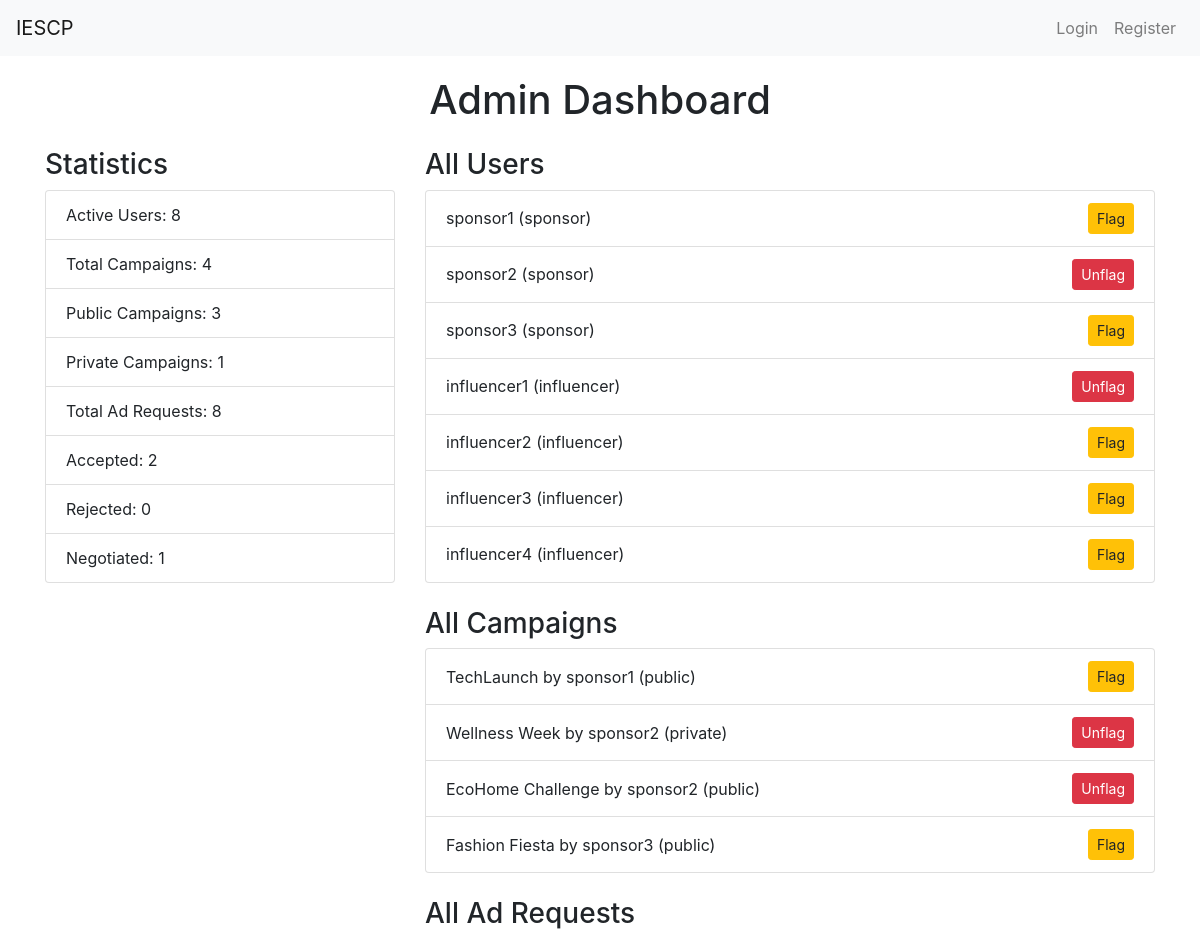
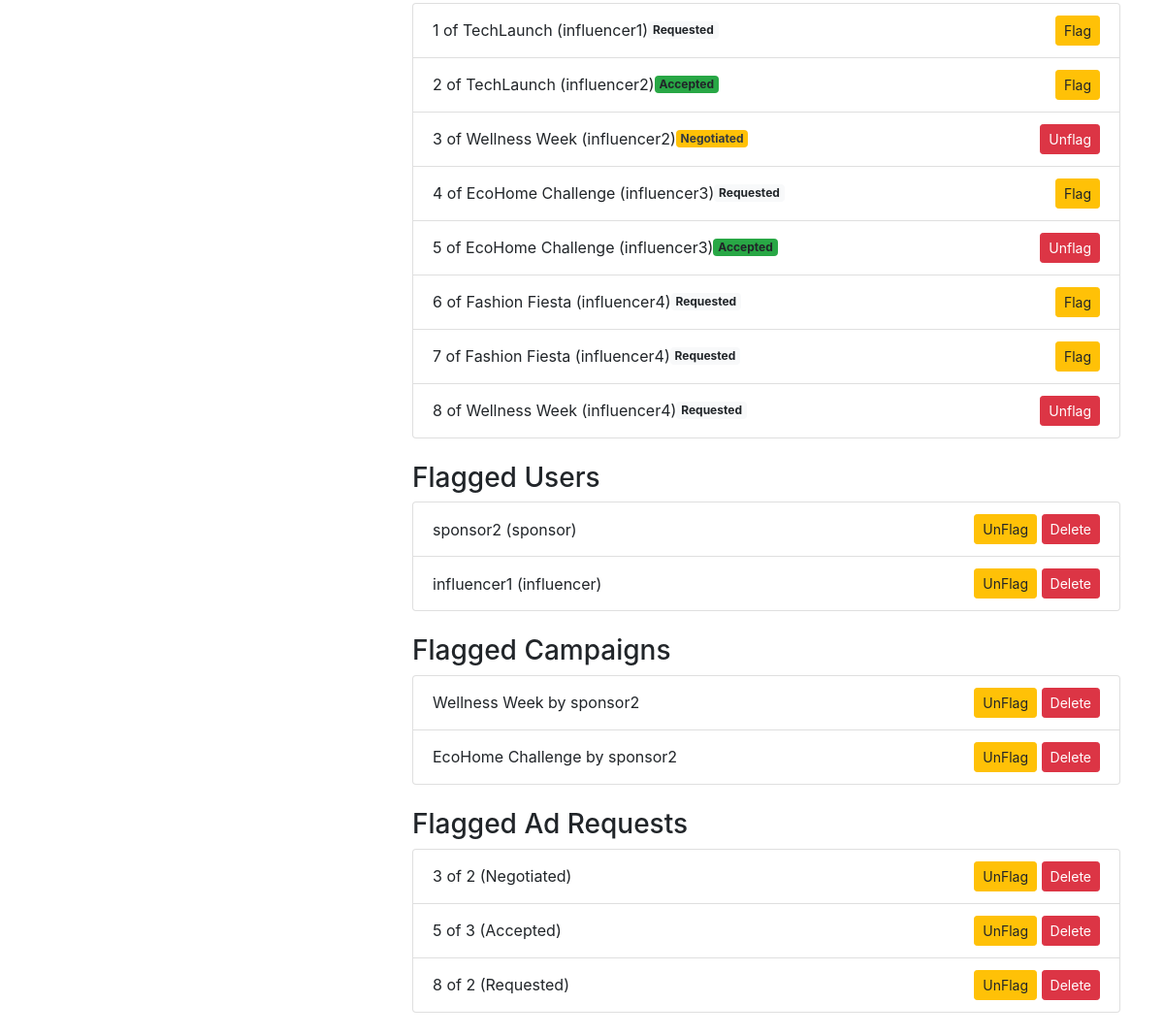
Page /admin_dashboard on the committed database (2 pictures, top to bottom).
### app.py (models this page shows, shortened)
class User(UserMixin, db.Model):
    id = db.Column(db.Integer, primary_key=True)
    username = db.Column(db.String(50), unique=True, nullable=False)
    email = db.Column(db.String(120), unique=True, nullable=False)
    password = db.Column(db.String(200), nullable=False)
    role = db.Column(db.String(20), nullable=False)  # 'admin', 'sponsor', 'influencer'
    flagged = db.Column(db.Boolean, default=False)  # Flag for inappropriate users
    campaigns = db.relationship('Campaign', backref='owner', lazy=True, cascade='all, delete-orphan')
    ad_requests = db.relationship('AdRequest', backref='influencer', lazy=True, cascade='all, delete-orphan')
    company_name = db.Column(db.String(100))
    industry = db.Column(db.String(100))
    budget = db.Column(db.Integer)
    category = db.Column(db.String(100)) # Health, Gaming, etc.
    niche = db.Column(db.String(100))
    followers = db.Column(db.Integer)
    platform = db.Column(db.String(10))

class Campaign(db.Model):
    id = db.Column(db.Integer, primary_key=True)
    name = db.Column(db.String(100), nullable=False)
    description = db.Column(db.String(200))
    start_date = db.Column(db.DateTime, default=db.func.current_timestamp())
    end_date = db.Column(db.DateTime)
    niche = db.Column(db.String(100))
    budget = db.Column(db.Float, nullable=False)
    owner_id = db.Column(db.Integer, db.ForeignKey('user.id', ondelete='CASCADE'), nullable=False)
    visibility = db.Column(db.String(10))  # 'public' or 'private'
    flagged = db.Column(db.Boolean, default=False)
    ad_requests = db.relationship('AdRequest', backref='campaign', lazy=True, cascade='all, delete-orphan')

class AdRequest(db.Model):
    id = db.Column(db.Integer, primary_key=True)
    campaign_id = db.Column(db.Integer, db.ForeignKey('campaign.id', ondelete='CASCADE'), nullable=False)
    influencer_id = db.Column(db.Integer, db.ForeignKey('user.id', ondelete='CASCADE'), nullable=False)
    messages = db.Column(db.Text)
    requirements = db.Column(db.Text)
    payment_amount = db.Column(db.Integer)
    negotiation_comment = db.Column(db.Text, nullable=True)
    status = db.Column(db.String(20), nullable=False, default='Requested')
    flagged = db.Column(db.Boolean, default=False)

### app.py (the view)
@app.route('/admin_dashboard')
def admin_dashboard():
    users = User.query.all()
    campaigns = Campaign.query.all()
    ad_requests = AdRequest.query.all()
    flagged_users = User.query.filter_by(flagged=True).all()
    flagged_campaigns = Campaign.query.filter_by(flagged=True).all()
    flagged_ad_requests = AdRequest.query.filter_by(flagged=True).all()
    statistics = {
        'active_users': User.query.count(),  # Fixed to show total users
        'total_campaigns': Campaign.query.count(),
        'public_campaigns': Campaign.query.filter_by(visibility='public').count(),
        'private_campaigns': Campaign.query.filter_by(visibility='private').count(),
        'total_ad_requests': AdRequest.query.count(),
        'accepted_requests': AdRequest.query.filter_by(status='Accepted').count(),
        'rejected_requests': AdRequest.query.filter_by(status='Rejected').count(),
        'negotiated_requests': AdRequest.query.filter_by(status='Negotiated').count(),
    }
    return render_template(
        'admin_dashboard.html',
        users=users,
        campaigns=campaigns,
        ad_requests=ad_requests,
        flagged_users=flagged_users,
        flagged_campaigns=flagged_campaigns,
        flagged_ad_requests=flagged_ad_requests,
        **statistics
    )

### templates/admin_dashboard.html (shortened to what this page needs)
{% extends "layout.html" %}
{% block content %}
<h1 class="text-center mb-4">Admin Dashboard</h1>
<div class="row">
    <div class="col-md-4">
        <h3>Statistics</h3>
        <ul class="list-group mb-4">
            <li class="list-group-item">Active Users: {{ active_users }}</li>
            <li class="list-group-item">Total Campaigns: {{ total_campaigns }}</li>
            <li class="list-group-item">Public Campaigns: {{ public_campaigns }}</li>
            <li class="list-group-item">Private Campaigns: {{ private_campaigns }}</li>
            <li class="list-group-item">Total Ad Requests: {{ total_ad_requests }}</li>
            <li class="list-group-item">Accepted: {{ accepted_requests }}</li>
            <li class="list-group-item">Rejected: {{ rejected_requests }}</li>
            <li class="list-group-item">Negotiated: {{ negotiated_requests }}</li>
        </ul>
    </div>
    <div class="col-md-8">
        <h3>All Users</h3>
        <ul class="list-group mb-4">
            {% for user in users %}
            {% if user.role!='admin' %}
            <li class="list-group-item d-flex justify-content-between align-items-center">
                {{ user.username }} ({{ user.role}})
                <div>
                    {% if user.flagged!=1 %}
                    <form method="POST" action="{{ url_for('flag_user', user_id=user.id) }}" class="d-inline">
                        <button type="submit" class="btn btn-warning btn-sm">Flag</button>
                    </form>
                    {% endif %}
                    {% if user.flagged %}
                    <form method="POST" action="{{ url_for('remove_flag_user', user_id=user.id) }}" class="d-inline">
                        <button type="submit" class="btn btn-danger btn-sm">Unflag</button>
                    </form>
                    {% endif %}
                </div>
            </li>
            {% endif %}
            {% else %}
            <li class="list-group-item">No users found.</li>
            {% endfor %}
        </ul>
        <h3>All Campaigns</h3>
        <ul class="list-group mb-4">
            {% for campaign in campaigns %}
            <li class="list-group-item d-flex justify-content-between align-items-center">
                {{ campaign.name }} by {{ campaign.owner.username }} ({{ campaign.visibility }})
                <div>
                    {% if campaign.flagged!=1 %}
                    <form method="POST" action="{{ url_for('flag_campaign', campaign_id=campaign.id) }}" class="d-inline">
                        <button type="submit" class="btn btn-warning btn-sm">Flag</button>
                    </form>
                    {% endif %}
                    {% if campaign.flagged %}
                    <form method="POST" action="{{ url_for('remove_flag_campaign', campaign_id=campaign.id) }}" class="d-inline">
                        <button type="submit" class="btn btn-danger btn-sm">Unflag</button>
                    </form>
                    {% endif %}
                </div>
            </li>
            {% else %}
            <li class="list-group-item">No campaigns found.</li>
            {% endfor %}
        </ul>
        <h3>All Ad Requests</h3>
        <ul class="list-group mb-4">
            {% for ad_request in ad_requests %}
            <li class="list-group-item d-flex justify-content-between align-items-center">
                <div class="d-flex flex-grow-1 align-items-center">
                    <span class="me-auto">{{ ad_request.id }} of {{ ad_request.campaign.name }} ({{ ad_request.influencer.username }})</span>
                    <span class="badge {% if ad_request.status == 'Accepted' %}bg-success{% elif ad_request.status == 'Rejected' %}bg-danger{% elif ad_request.status == 'Requested' %}bg-light{% elif ad_request.status == 'Negotiated' %}bg-warning text-dark{% endif %}">
                        {{ ad_request.status }}
                    </span>
                </div>
                <div>
                    {% if ad_request.flagged != 1 %}
                    <form method="POST" action="{{ url_for('flag_ad_request', ad_request_id=ad_request.id) }}" class="d-inline">
                        <button type="submit" class="btn btn-warning btn-sm">Flag</button>
                    </form>
                    {% endif %}
                    {% if ad_request.flagged %}
                    <form method="POST" action="{{ url_for('remove_flag_ad_request', ad_request_id=ad_request.id) }}" class="d-inline">
                        <button type="submit" class="btn btn-danger btn-sm">Unflag</button>
                    </form>
                    {% endif %}
                </div>
            </li>
            {% else %}
            <li class="list-group-item">No campaigns found.</li>
            {% endfor %}
        </ul>
        <h3>Flagged Users</h3>
        <ul class="list-group mb-4">
            {% for flagged_user in flagged_users %}
            <li class="list-group-item d-flex justify-content-between align-items-center">
                {{ flagged_user.username }} ({{ flagged_user.role }})
                <div>
                    <form method="POST" action="{{ url_for('remove_flag_user', user_id=flagged_user.id) }}" class="d-inline">
                        <button type="submit" class="btn btn-warning btn-sm">UnFlag</button>
                    </form>
                    <form method="POST" action="{{ url_for('delete_flagged_user', user_id=flagged_user.id) }}" class="d-inline">
                        <button type="submit" class="btn btn-danger btn-sm">Delete</button>
                    </form>
                </div>
            </li>
            {% else %}
            <li class="list-group-item">No flagged users.</li>
            {% endfor %}
        </ul>
        <h3>Flagged Campaigns</h3>
        <ul class="list-group mb-4">
            {% for flagged_campaign in flagged_campaigns %}
            <li class="list-group-item d-flex justify-content-between align-items-center">
                {{ flagged_campaign.name }} by {{ flagged_campaign.owner.username }}
                <div>
                    <form method="POST" action="{{ url_for('remove_flag_campaign', campaign_id=flagged_campaign.id) }}" class="d-inline">
                        <button type="submit" class="btn btn-warning btn-sm">UnFlag</button>
                    </form>
                    <form method="POST" action="{{ url_for('delete_flagged_campaign', campaign_id=flagged_campaign.id) }}" class="d-inline">
                        <button type="submit" class="btn btn-danger btn-sm">Delete</button>
                    </form>
                </div>
            </li>
            {% else %}
            <li class="list-group-item">No flagged campaigns.</li>
            {% endfor %}
        </ul>
        <h3>Flagged Ad Requests</h3>
        <ul class="list-group mb-4">
            {% for flagged_ad_request in flagged_ad_requests %}
            <li class="list-group-item d-flex justify-content-between align-items-center">
                {{ flagged_ad_request.id }} of {{ flagged_ad_request.campaign_id }} ({{ flagged_ad_request.status }})
                <div>
                    <form method="POST" action="{{ url_for('remove_flag_ad_request', ad_request_id=flagged_ad_request.id) }}" class="d-inline">
                        <button type="submit" class="btn btn-warning btn-sm">UnFlag</button>
                    </form>
                    <form method="POST" action="{{ url_for('delete_flagged_ad_request', ad_request_id=flagged_ad_request.id) }}" class="d-inline">
                        <button type="submit" class="btn btn-danger btn-sm">Delete</button>
                    </form>
                </div>
            </li>
            {% else %}
            <li class="list-group-item">No flagged ad requests.</li>
            {% endfor %}
        </ul>
    </div>
</div>
{% endblock %}

### templates/layout.html (shortened to what this page needs)
<!DOCTYPE html>
<html lang="en">
<head>
    <link rel="stylesheet" href="https://maxcdn.bootstrapcdn.com/bootstrap/4.5.2/css/bootstrap.min.css">
</head>
<body>
    <nav class="navbar navbar-expand-lg navbar-light bg-light">
        <a class="navbar-brand" href="{{ url_for('home') }}">IESCP</a>
        <div class="collapse navbar-collapse" id="navbarNav">
            <ul class="navbar-nav ml-auto">
                {% if current_user.is_authenticated %}
                    {% if current_user.role == 'admin' %}
                        <li class="nav-item">
                            <a class="nav-link" href="{{ url_for('admin_dashboard') }}">Dashboard</a>
                        </li>
                    {% elif current_user.role == 'sponsor' %}
                        <li class="nav-item">
                            <a class="nav-link" href="{{ url_for('sponsor_dashboard') }}">Dashboard</a>
                        </li>
                    {% elif current_user.role == 'influencer' %}
                        <li class="nav-item">
                            <a class="nav-link" href="{{ url_for('influencer_dashboard') }}">Dashboard</a>
                        </li>
                    {% endif %}
                    <li class="nav-item">
                        <a class="nav-link" href="{{ url_for('logout') }}">Logout</a>
                    </li>
                {% else %}
                    <li class="nav-item">
                        <a class="nav-link" href="{{ url_for('login') }}">Login</a>
                    </li>
                    <li class="nav-item">
                        <a class="nav-link" href="{{ url_for('register') }}">Register</a>
                    </li>
                {% endif %}
            </ul>
        </div>
    </nav>
    <div class="container">
        {% block content %}{% endblock %}
    </div>
</body>
</html>

### templates/layout.html (style rules this page uses)
.container { margin-top: 20px; }

### rows in the picture
User: username "sponsor1", role "sponsor"
User: username "sponsor2", role "sponsor"
User: username "sponsor3", role "sponsor"
User: username "influencer1", role "influencer"
User: username "influencer2", role "influencer"
User: username "influencer3", role "influencer"
User: username "influencer4", role "influencer"
Campaign: name "TechLaunch", owner.username "sponsor1", visibility "public"
Campaign: name "Wellness Week", owner.username "sponsor2", visibility "private"
Campaign: name "EcoHome Challenge", owner.username "sponsor2", visibility "public"
Campaign: name "Fashion Fiesta", owner.username "sponsor3", visibility "public"
AdRequest: id "1", campaign.name "TechLaunch", influencer.username "influencer1", status "Requested"
AdRequest: id "2", campaign.name "TechLaunch", influencer.username "influencer2", status "Accepted"
AdRequest: id "3", campaign.name "Wellness Week", influencer.username "influencer2", status "Negotiated", campaign_id "2"
AdRequest: id "4", campaign.name "EcoHome Challenge", influencer.username "influencer3", status "Requested"
AdRequest: id "5", campaign.name "EcoHome Challenge", influencer.username "influencer3", status "Accepted", campaign_id "3"
AdRequest: id "6", campaign.name "Fashion Fiesta", influencer.username "influencer4", status "Requested"
AdRequest: id "7", campaign.name "Fashion Fiesta", influencer.username "influencer4", status "Requested"
AdRequest: id "8", campaign.name "Wellness Week", influencer.username "influencer4", status "Requested", campaign_id "2"

### other values in the picture
{{ active_users }} "8"
{{ total_campaigns }} "4"
{{ public_campaigns }} "3"
{{ private_campaigns }} "1"
{{ total_ad_requests }} "8"
{{ accepted_requests }} "2"
{{ rejected_requests }} "0"
{{ negotiated_requests }} "1"
